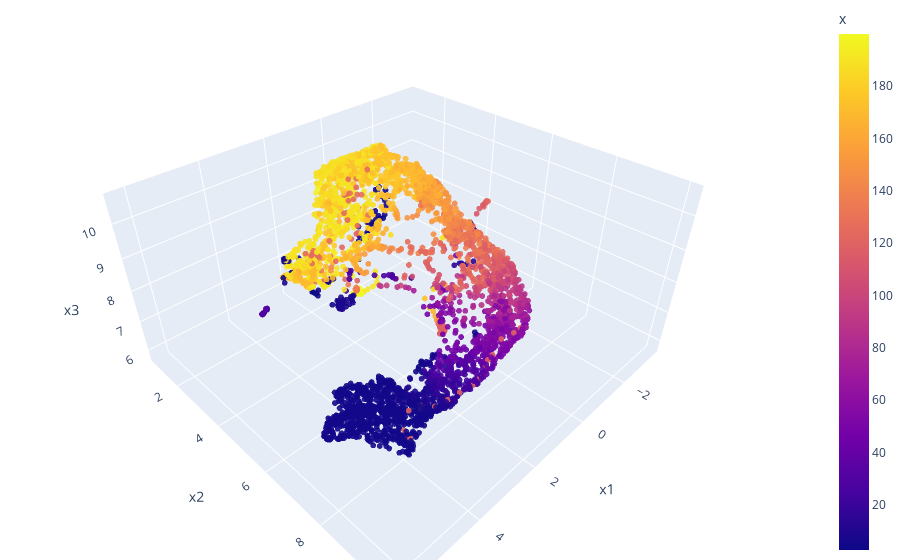

Notebook cell for this chart:
### Code cell
fig = px.scatter_3d(df, x='x1', y='x2', z='x3',
              color='x', opacity=0.9)

fig.update_traces(marker_size=2)

# tight layout
fig.update_layout(margin=dict(l=0, r=0, b=0, t=0))
fig.show()

### Figure 1 — Plotly figure (JSON) as saved in the notebook; plotly's stock layout.template omitted (floating-point values rounded to 4 significant figures; data arrays with more than 128 entries replaced by an {"elided": "..."} marker saying what was removed)
{"data": [{"hovertemplate": "x1=%{x}<br>x2=%{y}<br>x3=%{z}<br>x=%{marker.color}<extra></extra>", "legendgroup": "", "marker": {"color": {"elided": "3747 float values"}, "coloraxis": "coloraxis", "opacity": 0.9, "size": 2, "symbol": "circle"}, "mode": "markers", "name": "", "scene": "scene", "showlegend": false, "type": "scatter3d", "x": {"elided": "3747 float values"}, "y": {"elided": "3747 float values"}, "z": {"elided": "3747 float values"}}], "layout": {"coloraxis": {"colorbar": {"title": {"text": "x"}}, "colorscale": [[0, "#0d0887"], [0.1111, "#46039f"], [0.2222, "#7201a8"], [0.3333, "#9c179e"], [0.4444, "#bd3786"], [0.5556, "#d8576b"], [0.6667, "#ed7953"], [0.7778, "#fb9f3a"], [0.8889, "#fdca26"], [1, "#f0f921"]]}, "legend": {"tracegroupgap": 0}, "margin": {"b": 0, "l": 0, "r": 0, "t": 0}, "scene": {"domain": {"x": [0, 1], "y": [0, 1]}, "xaxis": {"title": {"text": "x1"}}, "yaxis": {"title": {"text": "x2"}}, "zaxis": {"title": {"text": "x3"}}}}}
